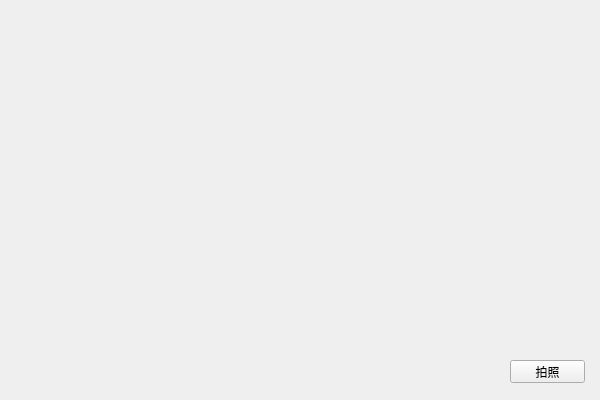
<?xml version="1.0" encoding="UTF-8"?>
<ui version="4.0">
 <class>Widget</class>
 <widget class="QWidget" name="Widget">
  <property name="geometry">
   <rect>
    <x>0</x>
    <y>0</y>
    <width>600</width>
    <height>400</height>
   </rect>
  </property>
  <property name="windowTitle">
   <string>Widget</string>
  </property>
  <widget class="QPushButton" name="pushButton">
   <property name="geometry">
    <rect>
     <x>510</x>
     <y>360</y>
     <width>75</width>
     <height>23</height>
    </rect>
   </property>
   <property name="text">
    <string>拍照</string>
   </property>
  </widget>
 </widget>
 <layoutdefault spacing="6" margin="11"/>
 <resources/>
 <connections/>
</ui>
